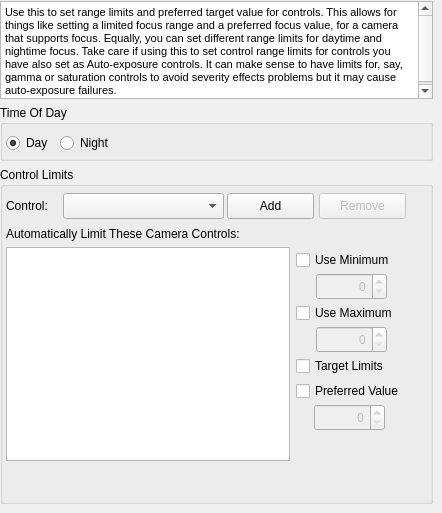
      <widget class="QWidget" name="tabLimits">
       <property name="enabled">
        <bool>true</bool>
       </property>
       <attribute name="title">
        <string>Limits</string>
       </attribute>
       <widget class="QWidget" name="verticalLayoutWidget_5">
        <property name="geometry">
         <rect>
          <x>0</x>
          <y>1</y>
          <width>433</width>
          <height>503</height>
         </rect>
        </property>
        <layout class="QVBoxLayout" name="verticalLayout_7" stretch="0,0,0">
         <item>
          <widget class="QTextBrowser" name="textBrowser">
           <property name="sizePolicy">
            <sizepolicy hsizetype="Expanding" vsizetype="Minimum">
             <horstretch>0</horstretch>
             <verstretch>0</verstretch>
            </sizepolicy>
           </property>
           <property name="maximumSize">
            <size>
             <width>16777215</width>
             <height>98</height>
            </size>
           </property>
           <property name="html">
            <string>&lt;!DOCTYPE HTML PUBLIC &quot;-//W3C//DTD HTML 4.0//EN&quot; &quot;http://www.w3.org/TR/REC-html40/strict.dtd&quot;&gt;
&lt;html&gt;&lt;head&gt;&lt;meta name=&quot;qrichtext&quot; content=&quot;1&quot; /&gt;&lt;meta charset=&quot;utf-8&quot; /&gt;&lt;style type=&quot;text/css&quot;&gt;
p, li { white-space: pre-wrap; }
hr { height: 1px; border-width: 0; }
li.unchecked::marker { content: &quot;\2610&quot;; }
li.checked::marker { content: &quot;\2612&quot;; }
&lt;/style&gt;&lt;/head&gt;&lt;body style=&quot; font-family:'Cantarell'; font-size:11pt; font-weight:400; font-style:normal;&quot;&gt;
&lt;p style=&quot; margin-top:0px; margin-bottom:0px; margin-left:0px; margin-right:0px; -qt-block-indent:0; text-indent:0px;&quot;&gt;&lt;span style=&quot; font-size:8pt;&quot;&gt;Use this to set range limits and preferred target value for controls. This allows for things like setting a limited focus range and a preferred focus value, for a camera that supports focus. Equally, you can set different range limits for daytime and nightime focus. Take care if using this to set control range limits for controls you have also set as Auto-exposure controls. It can make sense to have limits for, say, gamma or saturation controls to avoid severity effects problems but it may cause auto-exposure failures.&lt;/span&gt;&lt;/p&gt;&lt;/body&gt;&lt;/html&gt;</string>
           </property>
          </widget>
         </item>
         <item>
          <widget class="QGroupBox" name="groupBox">
           <property name="sizePolicy">
            <sizepolicy hsizetype="Minimum" vsizetype="Expanding">
             <horstretch>0</horstretch>
             <verstretch>0</verstretch>
            </sizepolicy>
           </property>
           <property name="maximumSize">
            <size>
             <width>16777215</width>
             <height>56</height>
            </size>
           </property>
           <property name="title">
            <string>Time Of Day</string>
           </property>
           <widget class="QRadioButton" name="rbLimitsDay">
            <property name="geometry">
             <rect>
              <x>6</x>
              <y>26</y>
              <width>52</width>
              <height>24</height>
             </rect>
            </property>
            <property name="text">
             <string>Day</string>
            </property>
            <property name="checked">
             <bool>true</bool>
            </property>
           </widget>
           <widget class="QRadioButton" name="rbLimitsNight">
            <property name="geometry">
             <rect>
              <x>60</x>
              <y>26</y>
              <width>64</width>
              <height>24</height>
             </rect>
            </property>
            <property name="text">
             <string>Night</string>
            </property>
           </widget>
          </widget>
         </item>
         <item>
          <widget class="QGroupBox" name="groupBox_2">
           <property name="sizePolicy">
            <sizepolicy hsizetype="Minimum" vsizetype="Expanding">
             <horstretch>0</horstretch>
             <verstretch>0</verstretch>
            </sizepolicy>
           </property>
           <property name="title">
            <string>Control Limits</string>
           </property>
           <widget class="QLabel" name="label_30">
            <property name="geometry">
             <rect>
              <x>6</x>
              <y>30</y>
              <width>55</width>
              <height>18</height>
             </rect>
            </property>
            <property name="text">
             <string>Control:</string>
            </property>
           </widget>
           <widget class="QComboBox" name="cbAvailableLimitControls">
            <property name="geometry">
             <rect>
              <x>63</x>
              <y>26</y>
              <width>161</width>
              <height>26</height>
             </rect>
            </property>
           </widget>
           <widget class="QLabel" name="label_31">
            <property name="geometry">
             <rect>
              <x>6</x>
              <y>58</y>
              <width>292</width>
              <height>18</height>
             </rect>
            </property>
            <property name="text">
             <string>Automatically Limit These Camera Controls:</string>
            </property>
           </widget>
           <widget class="QListWidget" name="lwLimitCtrls">
            <property name="geometry">
             <rect>
              <x>6</x>
              <y>80</y>
              <width>284</width>
              <height>214</height>
             </rect>
            </property>
            <property name="toolTip">
             <string>Camera controls that affect the current image property</string>
            </property>
           </widget>
           <widget class="QPushButton" name="pbAddLimitCtrl">
            <property name="geometry">
             <rect>
              <x>227</x>
              <y>26</y>
              <width>87</width>
              <height>26</height>
             </rect>
            </property>
            <property name="toolTip">
             <string>Add a control for tuning the current image property</string>
            </property>
            <property name="text">
             <string extracomment="Add a control for tuning the current image property">Add</string>
            </property>
            <property name="icon">
             <iconset theme="list-add">
              <normaloff>.</normaloff>.</iconset>
            </property>
            <property name="autoDefault">
             <bool>false</bool>
            </property>
           </widget>
           <widget class="QPushButton" name="pbRemoveLimitCtrl">
            <property name="enabled">
             <bool>false</bool>
            </property>
            <property name="geometry">
             <rect>
              <x>319</x>
              <y>26</y>
              <width>87</width>
              <height>26</height>
             </rect>
            </property>
            <property name="toolTip">
             <string>Remove the selected control for tuning the current image property</string>
            </property>
            <property name="text">
             <string extracomment="Remove the selectd control for tuning the current image property">Remove</string>
            </property>
            <property name="icon">
             <iconset theme="list-remove">
              <normaloff>.</normaloff>.</iconset>
            </property>
            <property name="autoDefault">
             <bool>false</bool>
            </property>
           </widget>
           <widget class="QCheckBox" name="cbLimitCtrlMax">
            <property name="geometry">
             <rect>
              <x>296</x>
              <y>134</y>
              <width>120</width>
              <height>24</height>
             </rect>
            </property>
            <property name="toolTip">
             <string>Check to allow setting a maximum control value to use for image exposure</string>
            </property>
            <property name="text">
             <string>Use Maximum</string>
            </property>
           </widget>
           <widget class="QCheckBox" name="cbLimitCtrlMin">
            <property name="geometry">
             <rect>
              <x>296</x>
              <y>81</y>
              <width>130</width>
              <height>24</height>
             </rect>
            </property>
            <property name="toolTip">
             <string>Check to allow setting a minimum control value to use for image exposure</string>
            </property>
            <property name="text">
             <string>Use Minimum</string>
            </property>
           </widget>
           <widget class="QSpinBox" name="sbLimitCtrlMaxVal">
            <property name="enabled">
             <bool>false</bool>
            </property>
            <property name="geometry">
             <rect>
              <x>316</x>
              <y>159</y>
              <width>71</width>
              <height>27</height>
             </rect>
            </property>
            <property name="toolTip">
             <string>Maximum value to allow control when adjusting the current image property (check &quot;Use Maximum&quot; to enable)</string>
            </property>
            <property name="alignment">
             <set>Qt::AlignRight|Qt::AlignTrailing|Qt::AlignVCenter</set>
            </property>
            <property name="maximum">
             <number>88888</number>
            </property>
            <property name="value">
             <number>0</number>
            </property>
           </widget>
           <widget class="QSpinBox" name="sbLimitCtrlMinVal">
            <property name="enabled">
             <bool>false</bool>
            </property>
            <property name="geometry">
             <rect>
              <x>316</x>
              <y>106</y>
              <width>71</width>
              <height>27</height>
             </rect>
            </property>
            <property name="toolTip">
             <string>Minimum value to allow control when adjusting the current image property (check &quot;Use Minimum&quot; to enable)</string>
            </property>
            <property name="alignment">
             <set>Qt::AlignRight|Qt::AlignTrailing|Qt::AlignVCenter</set>
            </property>
            <property name="maximum">
             <number>88888</number>
            </property>
            <property name="value">
             <number>0</number>
            </property>
           </widget>
           <widget class="QCheckBox" name="cbLimitEncourage">
            <property name="geometry">
             <rect>
              <x>296</x>
              <y>187</y>
              <width>113</width>
              <height>24</height>
             </rect>
            </property>
            <property name="toolTip">
             <string>If control value exceeds specified range due to another property's control, allow this property's control to adjust towards nearest limit but not away from it</string>
            </property>
            <property name="text">
             <string>Target Limits</string>
            </property>
           </widget>
           <widget class="QCheckBox" name="cbLimitPreferred">
            <property name="geometry">
             <rect>
              <x>296</x>
              <y>212</y>
              <width>129</width>
              <height>24</height>
             </rect>
            </property>
            <property name="text">
             <string>Preferred Value</string>
            </property>
           </widget>
           <widget class="QSpinBox" name="sbLimitCtrlPreferredVal">
            <property name="enabled">
             <bool>false</bool>
            </property>
            <property name="geometry">
             <rect>
              <x>314</x>
              <y>237</y>
              <width>71</width>
              <height>27</height>
             </rect>
            </property>
            <property name="alignment">
             <set>Qt::AlignRight|Qt::AlignTrailing|Qt::AlignVCenter</set>
            </property>
           </widget>
          </widget>
         </item>
        </layout>
       </widget>
      </widget>
